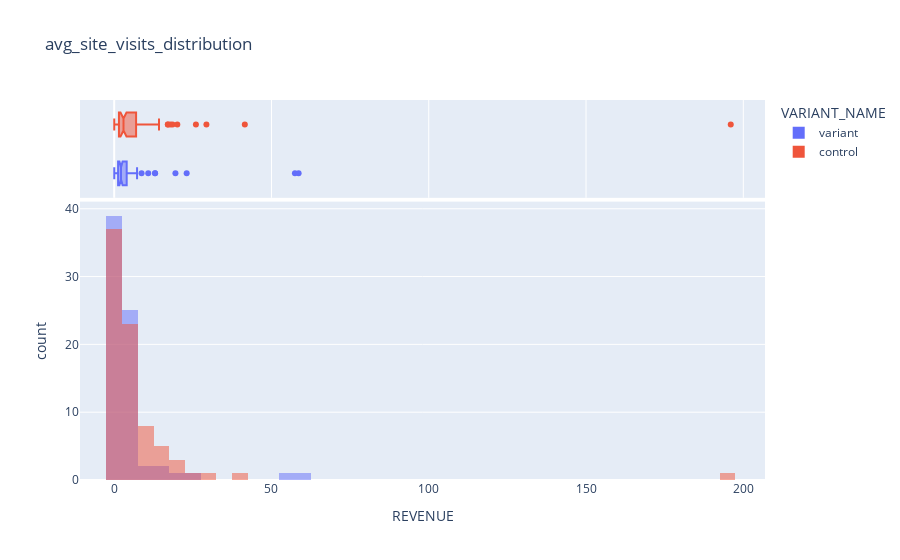

Here is the notebook cell this chart was saved with:
### Code cell
fig = px.histogram(data[data['REVENUE'] > 0],
                   x='REVENUE',
                   color = 'VARIANT_NAME',
                   title='avg_site_visits_distribution',
                   marginal = 'box',
                   nbins = 60,
                   barmode='overlay')
fig.show()

### Figure 1 — Plotly figure (JSON) as saved in the notebook; plotly's stock layout.template omitted (floating-point values rounded to 4 significant figures)
{"data": [{"alignmentgroup": "True", "bingroup": "x", "hovertemplate": "VARIANT_NAME=variant<br>REVENUE=%{x}<br>count=%{y}<extra></extra>", "legendgroup": "variant", "marker": {"color": "#636efa", "opacity": 0.5, "pattern": {"shape": ""}}, "name": "variant", "nbinsx": 60, "offsetgroup": "variant", "orientation": "v", "showlegend": true, "type": "histogram", "x": [2.15, 4.27, 1.75, 1.26, 5.45, 3.75, 1.51, 3.98, 1.36, 0.04, 23.04, 1, 8.7, 10.82, 1.26, 1.51, 1.01, 2.72, 0.58, 1.25, 2.27, 2.14, 0.5, 1.25, 0.6, 1.01, 2.7, 5.08, 1, 12.99, 2.16, 3.28, 3.97, 5.02, 12.99, 19.47, 2.5, 0.04, 3, 2.17, 6.46, 3.83, 3.24, 1.01, 1.25, 58.63, 4.52, 2.95, 0.84, 7.27, 1.25, 3.25, 0.9, 57.46, 2.99, 1.3, 0.04, 5.98, 0.06, 1.99, 3.25, 0.02, 1.23, 4.27, 1.99, 2.17, 0.6, 3.75, 2.24, 1.25, 2.92, 1.01], "xaxis": "x", "yaxis": "y"}, {"alignmentgroup": "True", "hovertemplate": "VARIANT_NAME=variant<br>REVENUE=%{x}<extra></extra>", "legendgroup": "variant", "marker": {"color": "#636efa"}, "name": "variant", "notched": true, "offsetgroup": "variant", "showlegend": false, "type": "box", "x": [2.15, 4.27, 1.75, 1.26, 5.45, 3.75, 1.51, 3.98, 1.36, 0.04, 23.04, 1, 8.7, 10.82, 1.26, 1.51, 1.01, 2.72, 0.58, 1.25, 2.27, 2.14, 0.5, 1.25, 0.6, 1.01, 2.7, 5.08, 1, 12.99, 2.16, 3.28, 3.97, 5.02, 12.99, 19.47, 2.5, 0.04, 3, 2.17, 6.46, 3.83, 3.24, 1.01, 1.25, 58.63, 4.52, 2.95, 0.84, 7.27, 1.25, 3.25, 0.9, 57.46, 2.99, 1.3, 0.04, 5.98, 0.06, 1.99, 3.25, 0.02, 1.23, 4.27, 1.99, 2.17, 0.6, 3.75, 2.24, 1.25, 2.92, 1.01], "xaxis": "x2", "yaxis": "y2"}, {"alignmentgroup": "True", "bingroup": "x", "hovertemplate": "VARIANT_NAME=control<br>REVENUE=%{x}<br>count=%{y}<extra></extra>", "legendgroup": "control", "marker": {"color": "#EF553B", "opacity": 0.5, "pattern": {"shape": ""}}, "name": "control", "nbinsx": 60, "offsetgroup": "control", "orientation": "v", "showlegend": true, "type": "histogram", "x": [3.25, 2.99, 9.91, 10.63, 17.05, 2.17, 1.25, 4.87, 17.87, 196.0, 11.98, 0.5, 1.56, 3.99, 1.5, 3.24, 2.01, 3.25, 4.27, 1.25, 4.95, 0.02, 2, 17.08, 1.01, 8.66, 0.04, 2.19, 14.24, 1.52, 0.86, 3.25, 1.77, 2.02, 1.25, 4.33, 0.5, 1.29, 1, 18.56, 1.25, 0.04, 2.22, 4.33, 2.99, 3.79, 1.25, 20.07, 9.99, 2.34, 1.01, 2.17, 3.58, 1.92, 10.67, 4.52, 2.16, 0.02, 2.17, 7.58, 2.6, 8.66, 1.26, 6.35, 4.98, 29.32, 2.52, 4.33, 3.25, 14.07, 2.27, 25.98, 0.58, 4.37, 1.66, 41.53, 1.78, 0.23, 2.93, 14.17], "xaxis": "x", "yaxis": "y"}, {"alignmentgroup": "True", "hovertemplate": "VARIANT_NAME=control<br>REVENUE=%{x}<extra></extra>", "legendgroup": "control", "marker": {"color": "#EF553B"}, "name": "control", "notched": true, "offsetgroup": "control", "showlegend": false, "type": "box", "x": [3.25, 2.99, 9.91, 10.63, 17.05, 2.17, 1.25, 4.87, 17.87, 196.0, 11.98, 0.5, 1.56, 3.99, 1.5, 3.24, 2.01, 3.25, 4.27, 1.25, 4.95, 0.02, 2, 17.08, 1.01, 8.66, 0.04, 2.19, 14.24, 1.52, 0.86, 3.25, 1.77, 2.02, 1.25, 4.33, 0.5, 1.29, 1, 18.56, 1.25, 0.04, 2.22, 4.33, 2.99, 3.79, 1.25, 20.07, 9.99, 2.34, 1.01, 2.17, 3.58, 1.92, 10.67, 4.52, 2.16, 0.02, 2.17, 7.58, 2.6, 8.66, 1.26, 6.35, 4.98, 29.32, 2.52, 4.33, 3.25, 14.07, 2.27, 25.98, 0.58, 4.37, 1.66, 41.53, 1.78, 0.23, 2.93, 14.17], "xaxis": "x2", "yaxis": "y2"}], "layout": {"barmode": "overlay", "legend": {"title": {"text": "VARIANT_NAME"}, "tracegroupgap": 0}, "title": {"text": "avg_site_visits_distribution"}, "xaxis": {"anchor": "y", "domain": [0, 1], "title": {"text": "REVENUE"}}, "xaxis2": {"anchor": "y2", "domain": [0, 1], "matches": "x", "showgrid": true, "showticklabels": false}, "yaxis": {"anchor": "x", "domain": [0, 0.7326], "title": {"text": "count"}}, "yaxis2": {"anchor": "x2", "domain": [0.7426, 1], "matches": "y2", "showgrid": false, "showline": false, "showticklabels": false, "ticks": ""}}}
